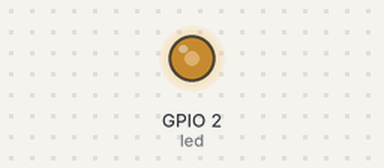
Recording of a program running on a simulated Raspberry Pi (BCM pin numbers). Shown: output pins drawn as LEDs (lit = HIGH).

Above: at 0.1 s.
At 3.1 s:
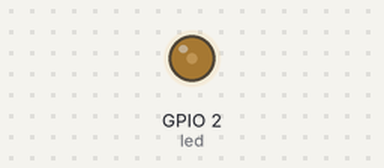
Timing chart, 0 to 4.6 s (numbered marks = the images above):
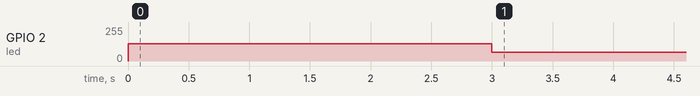

The program:

audio.py
```python
import RPi.GPIO as GPIO
import time

GPIO.setmode(GPIO.BCM)

led = 2

GPIO.setup(led, GPIO.OUT)
PWM = GPIO.PWM(led, 100)

try:
    PWM.start(50)
    on = False
    while True:
	    PWM.ChangeFrequency(200)
	    time.sleep(1)
	    PWM.ChangeFrequency(300)
	    time.sleep(1)
	    PWM.ChangeFrequency(400)
	    time.sleep(1)
	    PWM.ChangeDutyCycle(25)
	    time.sleep(1)
	    PWM.ChangeFrequency(300)
	    time.sleep(1)
	    PWM.ChangeFrequency(200)
	    time.sleep(1)
	    PWM.ChangeFrequency(100)


except KeyboardInterrupt:
        pass

PWM.stop()
GPIO.cleanup()
```

Measured:
- by itself, GPIO 2 (led): 0/255 → 128/255 at 0.00 s, → 64/255 3.0 s later
